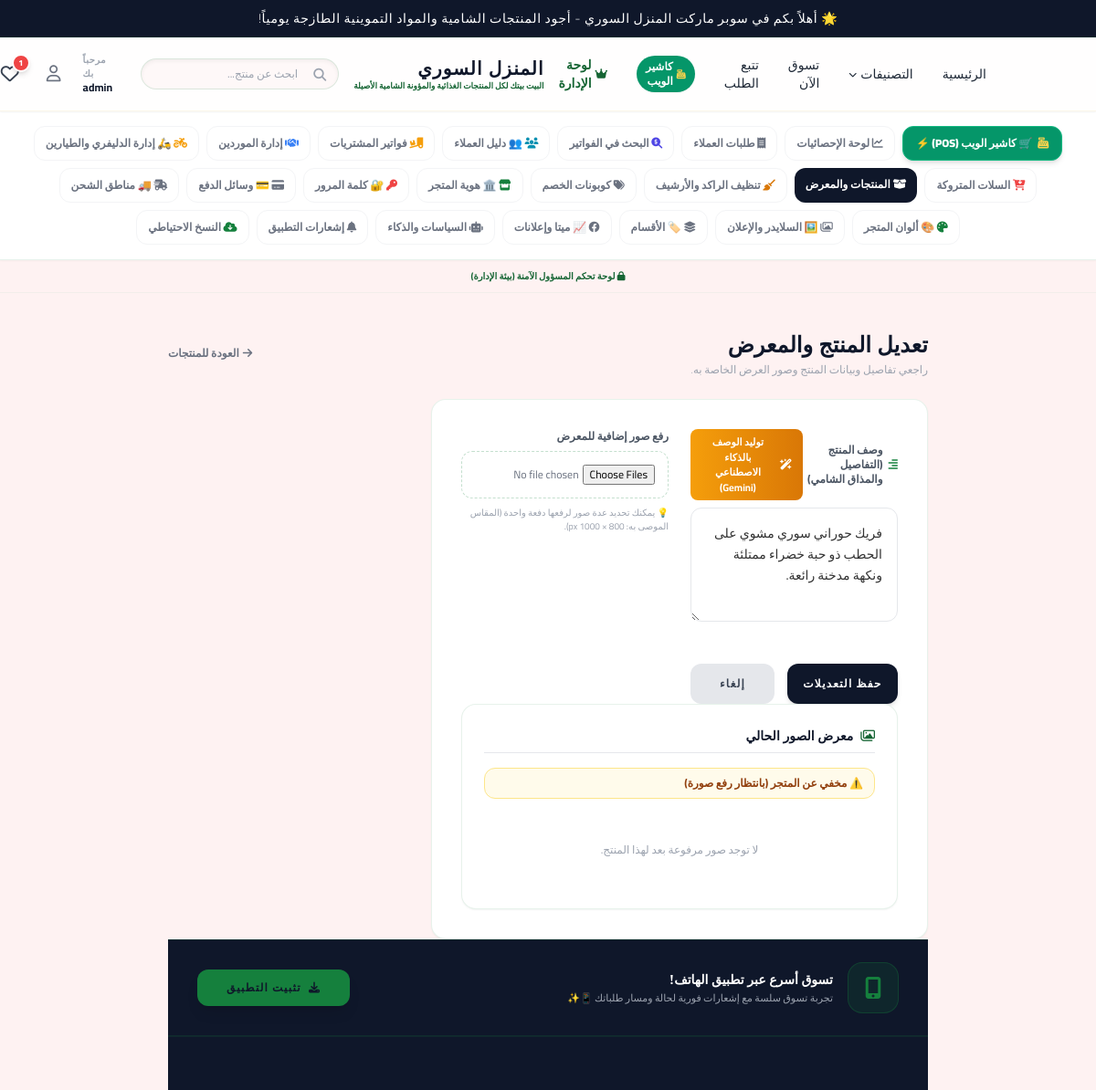
The app's page /admin_edit_product.php?id=12 (signed in, upper part), older data.
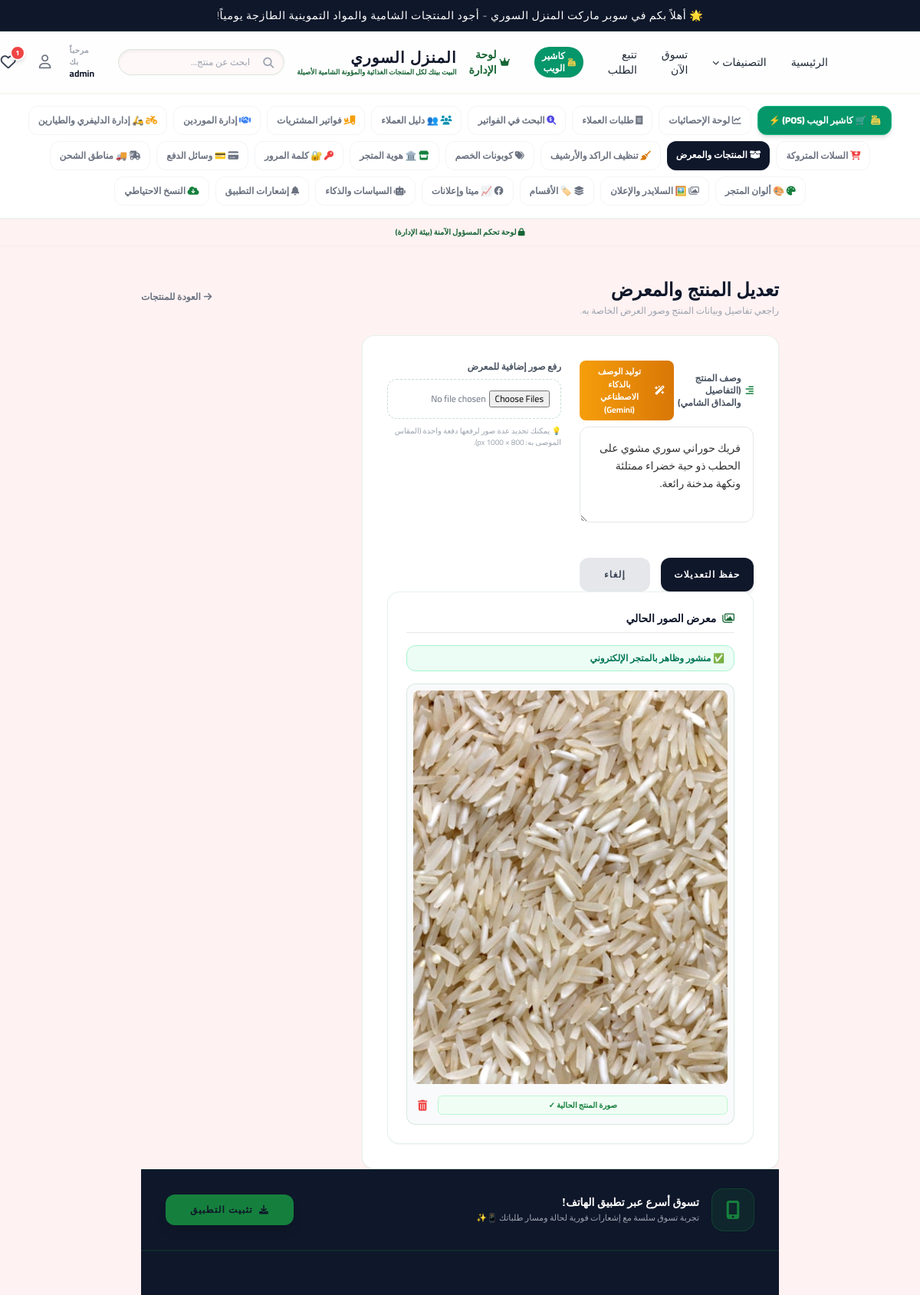
The same page, newer data.
### tables this page shows
CREATE TABLE products (
            id INTEGER PRIMARY KEY AUTOINCREMENT, name VARCHAR(255) NOT NULL, category VARCHAR(100) NOT NULL,
            description TEXT, price DECIMAL(10,2) NOT NULL, old_price DECIMAL(10,2) DEFAULT NULL, image_url VARCHAR(500), created_at TIMESTAMP DEFAULT CURRENT_TIMESTAMP
        , sub_category VARCHAR(100) DEFAULT NULL, barcode VARCHAR(100) DEFAULT NULL, barcode2 VARCHAR(100) DEFAULT NULL, barcode3 VARCHAR(100) DEFAULT NULL, all_barcodes TEXT DEFAULT NULL, local_code VARCHAR(50) DEFAULT NULL, cost DECIMAL(10,2) DEFAULT 0, stock DECIMAL(10,2) DEFAULT 100, is_pos_visible TINYINT(1) DEFAULT 1, synced INT DEFAULT 1, is_weight_based TINYINT(1) DEFAULT 0, weight_unit VARCHAR(50) DEFAULT 'كيلو', weight_options TEXT DEFAULT NULL);

### storefront_helpers.php (called while the page is built, shortened)
<?php
function isRealProductImage(?string $url): bool
{
    $u = trim((string)$url);
    if ($u === '') {
        return false;
    }
    $lower = strtolower($u);
    $placeholders = [
        'placeholder.php',
        '/placeholder',
        'placeholder.png',
        'placeholder.jpg',
        'placeholder.jpeg',
        'placeholder.webp',
        'no-image',
        'no_image',
        'default.png',
        'default.jpg',
    ];
    foreach ($placeholders as $marker) {
        if (strpos($lower, $marker) !== false) {
            return false;
        }
    }
    return true;
}
function resolveProductDisplayImage(PDO $pdo, array $product): string
{
    if (isRealProductImage($product['image_url'] ?? '')) {
        return trim((string)$product['image_url']);
    }
    $pid = (int)($product['id'] ?? 0);
    try {
        $stmt = $pdo->prepare("
            SELECT image_path FROM product_images
            WHERE product_id = ?
              AND image_path IS NOT NULL
              AND TRIM(image_path) <> ''
              AND LOWER(TRIM(image_path)) NOT LIKE '%placeholder.php%'
              AND LOWER(TRIM(image_path)) NOT LIKE '%no-image%'
            ORDER BY is_main DESC, id ASC
            LIMIT 1
        ");
        $stmt->execute([$pid]);
        $gal = $stmt->fetchColumn();
    } catch (Exception $e) {
    }
    return '';
}

### admin_edit_product.php (the view, shortened to what the changed rows need)
<?php
require_once 'config.php';
require_once __DIR__ . '/storefront_helpers.php';
$is_edit = isset($_GET['id']);
$product = ['name'=>'', 'category'=>'', 'price'=>'', 'old_price'=>'', 'description'=>'', 'image_url'=>''];
$product_gallery = [];
$prod_id = 0;
if ($is_edit) {
    $prod_id = (int)$_GET['id'];
    $stmt = $pdo->prepare("SELECT * FROM products WHERE id = ?");
    $stmt->execute([$prod_id]);
    $product = $stmt->fetch(PDO::FETCH_ASSOC);
    $gal_stmt = $pdo->prepare("SELECT * FROM product_images WHERE product_id = ? ORDER BY is_main DESC, id ASC");
    $gal_stmt->execute([$prod_id]);
    $product_gallery = $gal_stmt->fetchAll(PDO::FETCH_ASSOC);
}
include 'header.php';
?>
<div class="container mx-auto px-4 md:px-8 py-10 max-w-4xl animate-fade-in">
    <div class="flex justify-between items-center mb-6">
        <div>
            <h2 class="text-2xl font-serif font-bold text-royal-dark">
                <?php echo $is_edit ? 'تعديل المنتج والمعرض' : 'إضافة منتج جديد'; ?>
            </h2>
        </div>
    </div>
    <div class="grid grid-cols-1 lg:grid-cols-3 gap-8">
        <div class="lg:col-span-2 bg-white p-8 border border-royal-gold/10 shadow-sm rounded-2xl">
            <form method="POST" action="" enctype="multipart/form-data" class="space-y-6">
                <div class="grid grid-cols-1 md:grid-cols-2 gap-6">
                    <div>
                    <div class="flex items-center justify-between mb-2">
                        <label class="block text-xs font-bold text-gray-600 flex items-center gap-1.5">
                        </label>
                        <button type="button" id="btn-generate-ai-desc" class="inline-flex items-center gap-1.5 px-3 py-1.5 rounded-lg bg-gradient-to-r from-amber-500 to-amber-600 hover:from-amber-600 hover:to-amber-700 text-white text-[11px] font-bold shadow-xs transition cursor-pointer">
                        </button>
                    </div>
                    <textarea id="product-description-field" name="description" rows="4" class="w-full p-4 border border-gray-200 outline-none focus:border-royal-gold bg-royal-cream/30 focus:bg-white transition rounded-xl text-sm leading-relaxed" placeholder="أدخل تفاصيل ومكونات وطريقة استخدام المنتج ومذاقه الشامي الأصيل..."><?php echo htmlspecialchars($product['description'] ?? ''); ?></textarea>
                </div>
            </form>
        </div>
        <div class="lg:col-span-1">
            <?php if ($is_edit): ?>
                <div class="bg-white p-6 border border-royal-gold/10 shadow-sm rounded-2xl sticky top-28">
                    <?php
                    $real_gallery_rows = array_values(array_filter($product_gallery, function($g) { return isRealProductImage($g['image_path'] ?? ''); }));
                    $resolved_legacy = resolveProductDisplayImage($pdo, $product);
                    $is_store_visible = !empty($real_gallery_rows) || ($resolved_legacy !== '');
                    ?>
                    <div class="mb-4 px-3 py-2 rounded-xl text-xs font-bold flex items-center justify-between <?php echo $is_store_visible ? 'bg-emerald-50 text-emerald-700 border border-emerald-200' : 'bg-amber-50 text-amber-800 border border-amber-200'; ?>">
                        <span><?php echo $is_store_visible ? '✅ منشور وظاهر بالمتجر الإلكتروني' : '⚠️ مخفي عن المتجر (بانتظار رفع صورة)'; ?></span>
                    </div>
                    <div class="grid grid-cols-2 gap-4">
                        <?php if (empty($real_gallery_rows) && $resolved_legacy !== ''): ?>
                            <div class="col-span-2 relative bg-gray-50 rounded-xl overflow-hidden border border-royal-gold/15 p-2 flex flex-col justify-between">
                                <img src="<?php echo htmlspecialchars($resolved_legacy); ?>" class="w-full aspect-[4/5] object-cover rounded-lg shadow-inner bg-gray-100">
                                <div class="mt-3 flex justify-between items-center gap-2">
                                    <span class="text-[10px] bg-green-50 text-green-700 border border-green-200 px-2 py-1 rounded-md font-bold flex-1 text-center">صورة المنتج الحالية ✓</span>
                                    <a href="admin_edit_product.php?id=<?php echo $prod_id; ?>&action=clear_legacy_image" onclick="return confirm('حذف صورة المنتج وإخفاؤه من واجهة المتجر؟')" class="text-red-500 hover:text-red-700 text-sm p-1.5" title="حذف الصورة"><i class="fa-solid fa-trash-can"></i></a>
                                </div>
                            </div>
                        <?php elseif (empty($real_gallery_rows) && $resolved_legacy === ''): ?>
                            <div class="col-span-2 py-8 text-center text-xs text-gray-400">لا توجد صور مرفوعة بعد لهذا المنتج.</div>
                        <?php endif; ?>
                    </div>
                </div>
            <?php endif; ?>
        </div>
    </div>
</div>
<?php
include 'footer.php';
?>

Row changes from the older to the newer data that the page shows:
changed products "فريك حوراني سوري مشوي على الحطب ذو حبة خضراء ممتلئة ونكهة مدخنة رائعة.": image_url: picture added
Text that changed along with them:
text no longer shown: "⚠️ مخفي عن المتجر (بانتظار رفع صورة) لا توجد صور مرفوعة بعد لهذا المنتج."
text now shown: "✅ منشور وظاهر بالمتجر الإلكتروني صورة المنتج الحالية ✓"
